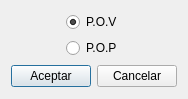
<?xml version="1.0" encoding="UTF-8"?>
<ui version="4.0">
 <class>dlgSelecPO</class>
 <widget class="QDialog" name="dlgSelecPO">
  <property name="geometry">
   <rect>
    <x>0</x>
    <y>0</y>
    <width>176</width>
    <height>99</height>
   </rect>
  </property>
  <property name="windowTitle">
   <string>Seleccionar P.O</string>
  </property>
  <layout class="QGridLayout" name="gridLayout">
   <item row="0" column="0">
    <spacer name="horizontalSpacer">
     <property name="orientation">
      <enum>Qt::Horizontal</enum>
     </property>
     <property name="sizeHint" stdset="0">
      <size>
       <width>52</width>
       <height>20</height>
      </size>
     </property>
    </spacer>
   </item>
   <item row="0" column="1">
    <layout class="QVBoxLayout" name="verticalLayout">
     <item>
      <widget class="QRadioButton" name="rB_POV">
       <property name="text">
        <string>P.O.V</string>
       </property>
       <property name="checked">
        <bool>true</bool>
       </property>
      </widget>
     </item>
     <item>
      <widget class="QRadioButton" name="radioButton">
       <property name="text">
        <string>P.O.P</string>
       </property>
      </widget>
     </item>
    </layout>
   </item>
   <item row="0" column="2">
    <spacer name="horizontalSpacer_2">
     <property name="orientation">
      <enum>Qt::Horizontal</enum>
     </property>
     <property name="sizeHint" stdset="0">
      <size>
       <width>52</width>
       <height>20</height>
      </size>
     </property>
    </spacer>
   </item>
   <item row="1" column="0" colspan="3">
    <layout class="QHBoxLayout" name="horizontalLayout">
     <item>
      <widget class="QPushButton" name="pushButton">
       <property name="text">
        <string>Aceptar</string>
       </property>
      </widget>
     </item>
     <item>
      <widget class="QPushButton" name="pushButton_2">
       <property name="text">
        <string>Cancelar</string>
       </property>
      </widget>
     </item>
    </layout>
   </item>
  </layout>
 </widget>
 <resources/>
 <connections/>
</ui>
